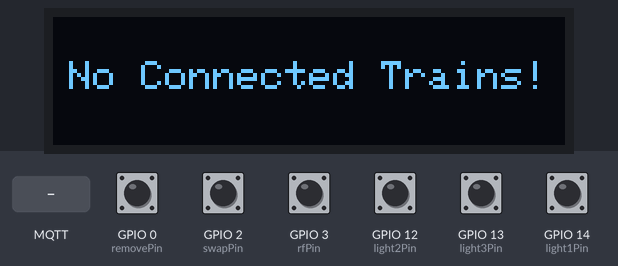
Simulated run of this sketch. Board: ESP8266 (NodeMCU). On the bench: 128×32 one-colour display. The inputs (shaded band) are chosen by the test bench; at power-on: GPIO 0 (removePin), GPIO 2 (swapPin), GPIO 3 (rfPin), GPIO 12 (light2Pin), GPIO 13 (light3Pin), GPIO 14 (light1Pin) HIGH. WiFi joins after 1.5 s; servers stay silent unless stated; no MQTT or app messages arrive unless stated; what the sketch prints to the serial monitor is not drawn.

Above: at 6.8 s.
6.9 s: MQTT message "LIGHT1 1" arrives on the first subscribed topic
At 8.0 s:
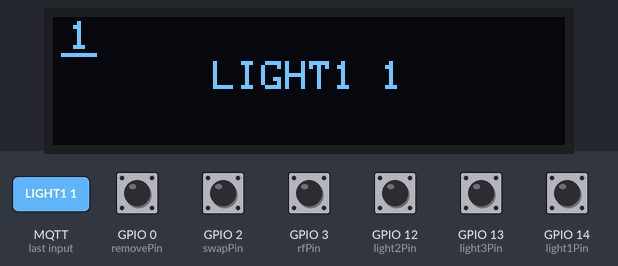
8.4 s: GPIO 0 (removePin) pulled LOW for 0.15 s
At 9.2 s:
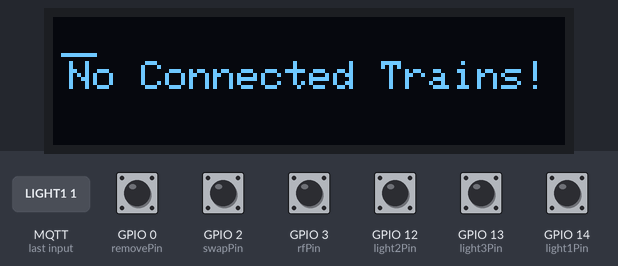
10.0 s: MQTT message "1" arrives on the first subscribed topic
At 10.4 s:
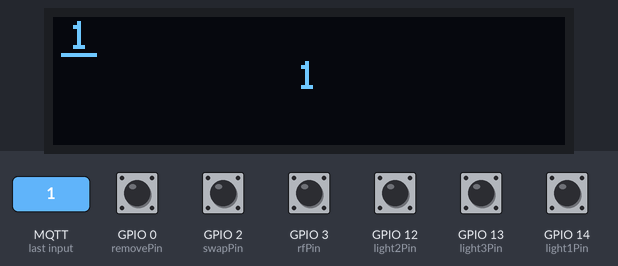
11.5 s: MQTT message "on" arrives on the first subscribed topic
At 12.7 s:
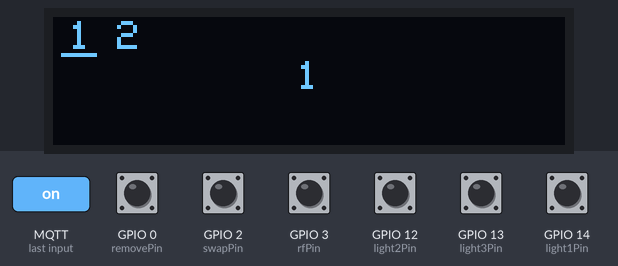
13.0 s: GPIO 2 (swapPin) pulled LOW for 1 s
At 15.3 s:
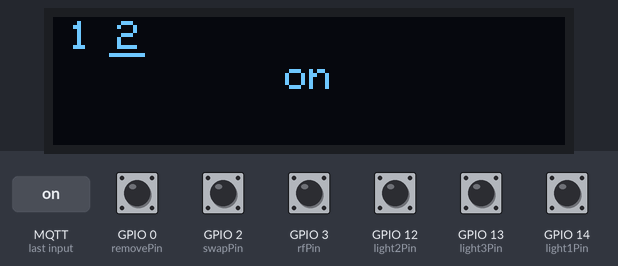
Timing chart, 0 to 16.8 s (numbered marks = the images above; inputs shaded):
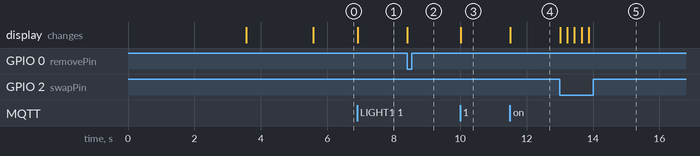

Measured:
- after the input at 6.9 s, the display: changes at once (image 1)
- after the input at 8.4 s, the display: changes at once (image 2)
- after the input at 10.0 s, the display: changes at once (image 3)
- after the input at 11.5 s, the display: changes at once (image 4)
- after the input at 13.0 s, the display: changes at once (image 5)

The sketch:

espControllerClient.ino
```cpp
#include <ESP8266WiFi.h>
#include <PubSubClient.h>
#include <vector>
#include <string>
#include <SPI.h>
#include <Wire.h>
#include <Adafruit_GFX.h>
#include <Adafruit_SSD1306.h>

//Screen Setup

#define SCREEN_WIDTH 128 // OLED display width, in pixels
#define SCREEN_HEIGHT 32 // OLED display height, in pixels

// Declaration for an SSD1306 display connected to I2C (SDA, SCL pins)
// The pins for I2C are defined by the Wire-library.
// On an arduino UNO:       A4(SDA), A5(SCL)
// On an arduino MEGA 2560: 20(SDA), 21(SCL)
// On an arduino LEONARDO:   2(SDA),  3(SCL), ...
#define OLED_RESET     -1 // Reset pin # (or -1 if sharing Arduino reset pin)
#define SCREEN_ADDRESS 0x3C ///< See datasheet for Address; 0x3D for 128x64, 0x3C for 128x32
Adafruit_SSD1306 display(SCREEN_WIDTH, SCREEN_HEIGHT, &Wire, OLED_RESET);

#define NUMFLAKES     10 // Number of snowflakes in the animation example

#define LOGO_HEIGHT   16
#define LOGO_WIDTH    16
static const unsigned char PROGMEM logo_bmp[] =
{ 0b00000000, 0b00000000,
  0b00000000, 0b00000000,
  0b00000000, 0b00000000,
  0b00000110, 0b00000000,
  0b00000001, 0b11000000,
  0b00000000, 0b11110000,
  0b11111111, 0b11111111,
  0b00000000, 0b11000000,
  0b00000011, 0b00000000,
  0b11111111, 0b11111111,
  0b00001111, 0b00000000,
  0b00000011, 0b10000000,
  0b00000000, 0b01100000,
  0b00000000, 0b00000000,
  0b00000000, 0b00000000,
  0b00000000, 0b00000000 };

// WiFi credentials
char wifi_ssid[] = "TrainControl";
char wifi_password[] = "ringousel";

//MQTT Broker
char mqtt_broker[] = "192.168.1.7";
const int mqtt_port = 1883;
char brokerUser[] = "";  // exp: myemail@mail.com
char brokerPass[] = "";

// MQTT topics
std::vector<String> topics;
int currentTopicIndex = 0; // Index of the currently selected topic

// GPIO pins for buttons

const int removePin = 0; //D3 https://randomnerdtutorials.com/esp8266-pinout-reference-gpios/
const int swapPin = 2; //D4
const int rfPin = 3; //rx
const int light1Pin = 14; //D5
const int light2Pin = 12; //D6
const int light3Pin =13; //D7

// Potentiometer pin
const int potentiometerPin = A0;

// Initialize the WiFi and MQTT client
WiFiClient espClient;
PubSubClient client(espClient);

const String clientName = "controller1";
const String serialTopic = "serial_output";

//Switch States
bool RFcurrentState = false;
bool lights1State = false;
bool lights2State = false;
bool lights3State = false;
float currentSpeed = 0;

void drawCenteredText(String text, int y) {
    int16_t x1, y1;
    uint16_t textWidth, textHeight;

    display.getTextBounds(text, 0, y, &x1, &y1, &textWidth, &textHeight);
    int x = (SCREEN_WIDTH - textWidth) / 2;  // Center X position

    display.setCursor(x, y);
    display.println(text);
}

// Function to wrap and vertically/horizontally center text
void drawWrappedText(String text) {
    display.setTextSize(1);
    display.setTextColor(SSD1306_WHITE);

    int lineHeight = 10;  // Adjust based on font size
    int maxWidth = SCREEN_WIDTH - 2;  // Prevent edge clipping

    String lines[3];  // OLED 128x32 fits ~3 lines
    int lineCount = 0;

    String line = "";
    for (int i = 0; i < text.length(); i++) {
        line += text[i];

        int16_t x1, y1;
        uint16_t lineWidth, lineHeightDummy;
        display.getTextBounds(line, 0, 0, &x1, &y1, &lineWidth, &lineHeightDummy);

        if (lineWidth > maxWidth || text[i] == '\n') {
            if (lineWidth > maxWidth) line.remove(line.length() - 1);  // Remove last char if too long
            if (lineCount < 3) lines[lineCount++] = line;  // Store wrapped line
            line = "";
            i--;  // Reprocess last char in new line
        }
    }

    if (line.length() > 0 && lineCount < 3) lines[lineCount++] = line;  // Store last line

    // Calculate starting Y position for vertical centering
    int totalTextHeight = lineCount * lineHeight;
    int startY = (SCREEN_HEIGHT - totalTextHeight) / 2;  // Center vertically

    // Draw all lines centered
    for (int i = 0; i < lineCount; i++) {
        drawCenteredText(lines[i], startY + (i * lineHeight));
    }
}

void MQTTSerialPrint(String text)
{
    client.publish((clientName + "/" + serialTopic).c_str(), String(text).c_str());
    Serial.println(text);
}

void setup()
{
    Serial.begin(115200);

    // SSD1306_SWITCHCAPVCC = generate display voltage from 3.3V internally
    if(!display.begin(SSD1306_SWITCHCAPVCC, SCREEN_ADDRESS)) {
      Serial.println(F("SSD1306 allocation failed"));
      for(;;); // Don't proceed, loop forever
    }

    // Clear the buffer
    display.clearDisplay();

    display.setTextSize(1);
    display.setTextColor(SSD1306_WHITE);        // Draw white text
    drawWrappedText("Waiting to connect to AP...");
    display.display();
    delay(2000);

    // Connect to Pi Access Point

    while (connectToWiFi() == false){
      connectToWiFi();
      delay(2000);
    }

    display.clearDisplay();
    drawWrappedText("Connected to AP!");
    display.display();
    delay(2000);

    display.clearDisplay();
    drawWrappedText("No Connected Trains!");
    display.display();

    // Initialize buttons as inputs
    pinMode(removePin, INPUT_PULLUP);
    pinMode(swapPin, INPUT_PULLUP);
    pinMode(rfPin, INPUT_PULLUP);
    pinMode(light1Pin, INPUT_PULLUP);
    pinMode(light2Pin, INPUT_PULLUP);
    pinMode(light3Pin, INPUT_PULLUP);


    //Connect to MQTT broker
    client.setServer(mqtt_broker, mqtt_port);
    client.setCallback(callback);

    while (!client.connected()) {
      String client_id = "esp8266-client-";
      client_id += String(WiFi.macAddress());
      Serial.println("Attempting connection to MQTT Broker " + client_id);
      if (client.connect(client_id.c_str(), "", "")) {
          MQTTSerialPrint("Public emqx mqtt broker connected");
          break;
      } else {
          Serial.println("failed with state " + String(client.state()));
          delay(2000);
      }
    }
    //MQTTSerialPrint("1");
    client.subscribe("newClient");
    //MQTTSerialPrint("2");
}

bool connectToWiFi() {
  Serial.printf("Connecting to '%s'\n", wifi_ssid);

  WiFi.mode(WIFI_STA);
  WiFi.begin(wifi_ssid, wifi_password);
  if (WiFi.waitForConnectResult() == WL_CONNECTED) {
    Serial.print("Connected. IP: ");
    Serial.println(WiFi.localIP());
    return true;
  } else {
    Serial.println("Connection Failed!");
    return false;
  }
}

void removeEntry() {
  if (!topics.empty()) {
    topics.erase(topics.begin() + currentTopicIndex);
    if (currentTopicIndex >= topics.size()) {
      currentTopicIndex = topics.size() - 1;
      if(currentTopicIndex < 0){
        currentTopicIndex = 0;
      }
    }
  }
  else{
    MQTTSerialPrint("No current clients connected, nothing to remove...");
    return;
  }
  MQTTSerialPrint("Removed Client from Controller...");

  showCurrentTopic();
}

void swapEntry() {
  if (topics.size() > 1){
    currentTopicIndex++;
    if (currentTopicIndex >= topics.size()) {
      currentTopicIndex = 0;
    }
    MQTTSerialPrint(("Swapped to new topic: " + topics[currentTopicIndex]).c_str());
  }
  else{
    MQTTSerialPrint("Less than 2 clients connected, cannot go to next entry...");
    return;
  }
  showCurrentTopic();
}

void showCurrentTopic(){
  display.clearDisplay();
  if(topics.size()==0){
    drawWrappedText("No Connected Trains!");
  }
  else{
    drawWrappedText(topics[currentTopicIndex]);
  }

  display.setCursor(4, 1);

  // Draw the connected clients
  for (int i = 0; i < topics.size(); i++) {
    display.print(i+1);
    display.print(" ");
  }

  // Draw the line under the selected client
  int xPos = 2 + ((currentTopicIndex)) * 12;  // Each number is roughly 12px wide, adjust as needed
  display.drawLine(xPos, 9, xPos + 8, 9, SSD1306_WHITE); // Draw a line under the selected client

  display.display();
}

void showSpeed(float speed){
  display.clearDisplay();
  drawWrappedText(String(speed));
  display.display();
}

void lightsControl(String topicText, int value){
  MQTTSerialPrint("Train command: " + topicText + ", " + value);
  client.publish((String(topics[currentTopicIndex]) + topicText).c_str(), String(value).c_str());

}

int readSpeed(int count2){
  float potValue = analogRead(potentiometerPin);

  if(abs(potValue-currentSpeed)<5){
    return count2;
  }
  currentSpeed = potValue;
  float speedValue = (potValue/1023)*100;
  //MQTTSerialPrint(String(speedValue));
  float curvedSpeedValue;
  if(speedValue <= 5){
    curvedSpeedValue = 5*speedValue;
  }
  else if(speedValue > 5){
    curvedSpeedValue = ((75*speedValue)/95) + (2000/95);
  }
  if(curvedSpeedValue < 5){
    curvedSpeedValue = 0;
  }
  if(digitalRead(rfPin) == HIGH){
    curvedSpeedValue = (curvedSpeedValue*-1);
  }

  //Flip curved speed to match hardware position
  curvedSpeedValue = (curvedSpeedValue*-1);

  //MQTTSerialPrint(String(curvedSpeedValue));
  // Publish potentiometer value to the currently selected speed subtopic
  client.publish((topics[currentTopicIndex] + "/speed").c_str(), String(curvedSpeedValue).c_str());
  showSpeed(curvedSpeedValue);
  return 0;
}

//New Client connected
void callback(char* topic, byte* payload, unsigned int length){
  /*MQTTSerialPrint("New Client Added to network:");
  char* clientName;

  Serial.print("Payload: ");
  for (int i = 0; i < length; i++) {
      clientName = clientName += (char)payload[i];
  }
  Serial.println();


//  topics.push_back(newClientName);

  MQTTSerialPrint(clientName);
  MQTTSerialPrint("Number of connected clients:" + String(topics.size()));

  showCurrentTopic();*/
  String payloadString = "";

  // Append each byte (converted to a character) to the String
  for (int i = 0; i < length; i++) {
    payloadString += (char)payload[i];  // Append the character to the String
  }

  // Now, you can use payloadString as needed
  //Serial.print("Payload as string: ");
  //Serial.println(payloadString);

  topics.push_back(payloadString);

  MQTTSerialPrint(payloadString);
  MQTTSerialPrint("Number of connected clients:" + String(topics.size()));

  showCurrentTopic();

}

int count=0;
int count2=0;

void loop()
{
  //MQTTSerialPrint("3");
  client.loop();
  if(count>10000){
    if(topics.size()>0){
      count2=readSpeed(count2);
    }
    count=0;

  }
  if(count2>100000){
    if(topics.size()>0){
      showCurrentTopic();
    }
    count2=0;
  }
  count2++;
  count++;

  // Check button presses and perform corresponding actions
  if (digitalRead(removePin) == LOW) {
    //Serial.println("REMOVE");
    //Remove Entry
    removeEntry();
    delay(200);
  }
  if (digitalRead(swapPin) == LOW) {
    //Serial.println("SWAP");
    //Swap Selected Entry
    swapEntry();
    delay(200);
  }

  //Lights
  if ((digitalRead(light1Pin) == LOW) && (lights1State == false) && (topics.size()>0)) {
    //Serial.println("LIGHT1 1");
    lightsControl("/lights1", 0); //Flipped Lights value to match hardware position
    lights1State = true;
    delay(200);
  }
  if ((digitalRead(light1Pin) == HIGH) && (lights1State == true) && (topics.size()>0)){
    //Serial.println("LIGHT1 0");
    lightsControl("/lights1", 1); //Flipped Lights value to match hardware position
    lights1State = false;
    delay(200);
  }
  if ((digitalRead(light2Pin) == LOW) && (lights2State == false) && (topics.size()>0)){
    //Serial.println("LIGHT2 1");
    lightsControl("/lights2", 0); //Flipped Lights value to match hardware position
    lights2State = true;
    delay(200);
  }
  if ((digitalRead(light2Pin) == HIGH) && (lights2State == true) && (topics.size()>0)){
    //Serial.println("LIGHT2 0");
    lightsControl("/lights2", 1); //Flipped Lights value to match hardware position
    lights2State = false;
    delay(200);
  }
  if ((digitalRead(light3Pin) == LOW) && (lights3State == false) && (topics.size()>0)){
    //Serial.println("LIGHT3 1");
    lightsControl("/lights3", 0); //Flipped Lights value to match hardware position
    lights3State = true;
    delay(200);
  }
  if ((digitalRead(light3Pin) == HIGH) && (lights3State == true) && (topics.size()>0)){
    //Serial.println("LIGHT3 0");
    lightsControl("/lights3", 1); //Flipped Lights value to match hardware position
    lights3State = false;
    delay(200);
  }

}
```
